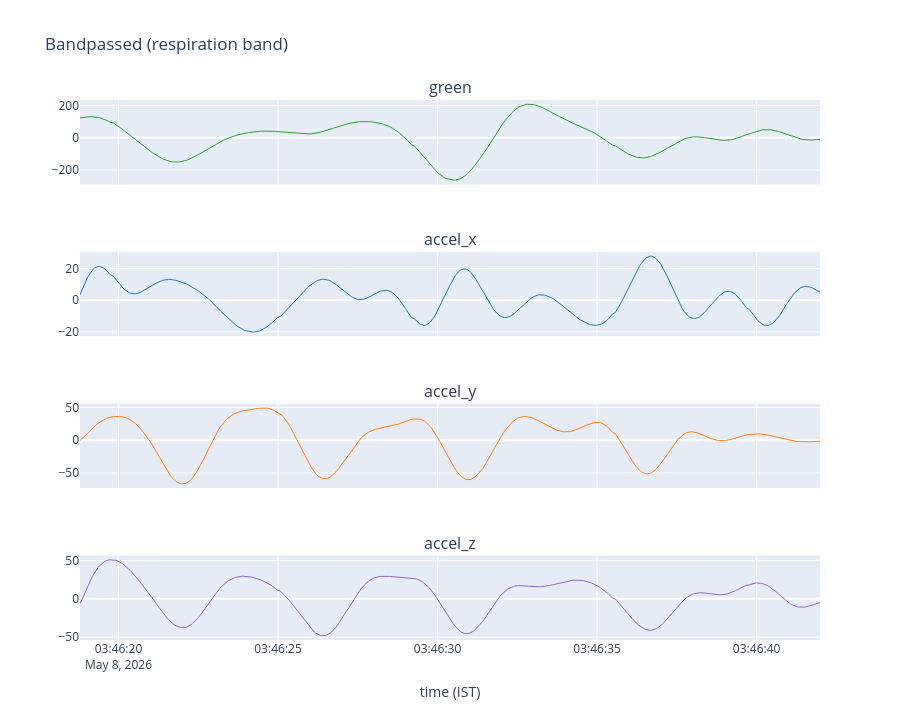

Notebook cell for this chart:
### Code cell
green = sosfiltfilt(SOS_RESP_PPG, ga_raw['green'])
accel_x = preprocess(ga_raw['accel_x'])
accel_y = preprocess(ga_raw['accel_y'])
accel_z = preprocess(ga_raw['accel_z'])

ga_filt = pd.DataFrame({
    'timestamp': t_rs,
    'green': green,
    'accel_x': accel_x,
    'accel_y': accel_y,
    'accel_z': accel_z,
})

cols = [c for c in ga_filt.columns if c != 'timestamp']
fig = make_subplots(rows=len(cols), cols=1, shared_xaxes=True, subplot_titles=cols)
for i, c in enumerate(cols, start=1):
    fig.add_trace(
        go.Scatter(x=t, y=ga_filt[c], name=c,
                   line=dict(color=COLORS[c], width=1)),
        row=i, col=1,
    )
fig.update_xaxes(title_text='time (IST)', row=len(cols), col=1)
fig.update_layout(height=180 * len(cols), showlegend=False,
                  title_text=f'Bandpassed (respiration band)')
fig.show()

### Figure 1 — Plotly figure (JSON) as saved in the notebook; plotly's stock layout.template omitted (floating-point values rounded to 4 significant figures; data arrays with more than 128 entries replaced by an {"elided": "..."} marker saying what was removed)
{"data": [{"line": {"color": "#2ca02c", "width": 1}, "name": "green", "type": "scatter", "x": {"elided": "599 str values"}, "xaxis": "x", "y": {"elided": "599 float values"}, "yaxis": "y"}, {"line": {"color": "#1f77b4", "width": 1}, "name": "accel_x", "type": "scatter", "x": {"elided": "599 str values"}, "xaxis": "x2", "y": {"elided": "599 float values"}, "yaxis": "y2"}, {"line": {"color": "#ff7f0e", "width": 1}, "name": "accel_y", "type": "scatter", "x": {"elided": "599 str values"}, "xaxis": "x3", "y": {"elided": "599 float values"}, "yaxis": "y3"}, {"line": {"color": "#9467bd", "width": 1}, "name": "accel_z", "type": "scatter", "x": {"elided": "599 str values"}, "xaxis": "x4", "y": {"elided": "599 float values"}, "yaxis": "y4"}], "layout": {"annotations": [{"font": {"size": 16}, "showarrow": false, "text": "green", "x": 0.5, "xanchor": "center", "xref": "paper", "y": 1, "yanchor": "bottom", "yref": "paper"}, {"font": {"size": 16}, "showarrow": false, "text": "accel_x", "x": 0.5, "xanchor": "center", "xref": "paper", "y": 0.7188, "yanchor": "bottom", "yref": "paper"}, {"font": {"size": 16}, "showarrow": false, "text": "accel_y", "x": 0.5, "xanchor": "center", "xref": "paper", "y": 0.4375, "yanchor": "bottom", "yref": "paper"}, {"font": {"size": 16}, "showarrow": false, "text": "accel_z", "x": 0.5, "xanchor": "center", "xref": "paper", "y": 0.1562, "yanchor": "bottom", "yref": "paper"}], "height": 720, "showlegend": false, "title": {"text": "Bandpassed (respiration band)"}, "xaxis": {"anchor": "y", "domain": [0, 1], "matches": "x4", "showticklabels": false}, "xaxis2": {"anchor": "y2", "domain": [0, 1], "matches": "x4", "showticklabels": false}, "xaxis3": {"anchor": "y3", "domain": [0, 1], "matches": "x4", "showticklabels": false}, "xaxis4": {"anchor": "y4", "domain": [0, 1], "title": {"text": "time (IST)"}}, "yaxis": {"anchor": "x", "domain": [0.8438, 1]}, "yaxis2": {"anchor": "x2", "domain": [0.5625, 0.7188]}, "yaxis3": {"anchor": "x3", "domain": [0.2812, 0.4375]}, "yaxis4": {"anchor": "x4", "domain": [0, 0.1562]}}}
